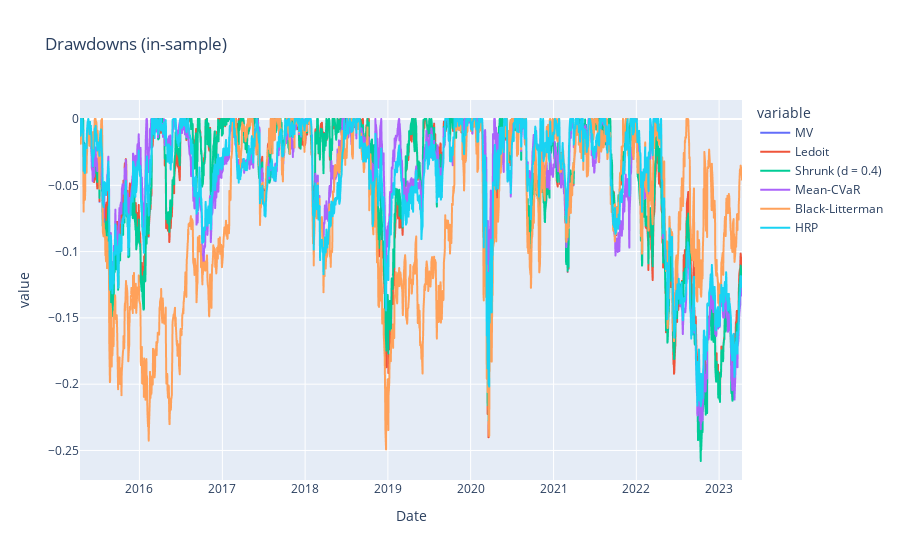

Notebook code for this chart:
### Code cell
px.line(in_sample_drawdowns, title = 'Drawdowns (in-sample)')

### Figure 1 — Plotly figure (JSON) as saved in the notebook; plotly's stock layout.template omitted (floating-point values rounded to 4 significant figures; data arrays with more than 128 entries replaced by an {"elided": "..."} marker saying what was removed)
{"data": [{"hovertemplate": "variable=MV<br>Date=%{x}<br>value=%{y}<extra></extra>", "legendgroup": "MV", "line": {"color": "#636efa", "dash": "solid"}, "marker": {"symbol": "circle"}, "mode": "lines", "name": "MV", "showlegend": true, "type": "scattergl", "x": {"elided": "2014 str values"}, "xaxis": "x", "y": {"elided": "2014 float values"}, "yaxis": "y"}, {"hovertemplate": "variable=Ledoit<br>Date=%{x}<br>value=%{y}<extra></extra>", "legendgroup": "Ledoit", "line": {"color": "#EF553B", "dash": "solid"}, "marker": {"symbol": "circle"}, "mode": "lines", "name": "Ledoit", "showlegend": true, "type": "scattergl", "x": {"elided": "2014 str values"}, "xaxis": "x", "y": {"elided": "2014 float values"}, "yaxis": "y"}, {"hovertemplate": "variable=Shrunk (d = 0.4)<br>Date=%{x}<br>value=%{y}<extra></extra>", "legendgroup": "Shrunk (d = 0.4)", "line": {"color": "#00cc96", "dash": "solid"}, "marker": {"symbol": "circle"}, "mode": "lines", "name": "Shrunk (d = 0.4)", "showlegend": true, "type": "scattergl", "x": {"elided": "2014 str values"}, "xaxis": "x", "y": {"elided": "2014 float values"}, "yaxis": "y"}, {"hovertemplate": "variable=Mean-CVaR<br>Date=%{x}<br>value=%{y}<extra></extra>", "legendgroup": "Mean-CVaR", "line": {"color": "#ab63fa", "dash": "solid"}, "marker": {"symbol": "circle"}, "mode": "lines", "name": "Mean-CVaR", "showlegend": true, "type": "scattergl", "x": {"elided": "2014 str values"}, "xaxis": "x", "y": {"elided": "2014 float values"}, "yaxis": "y"}, {"hovertemplate": "variable=Black-Litterman<br>Date=%{x}<br>value=%{y}<extra></extra>", "legendgroup": "Black-Litterman", "line": {"color": "#FFA15A", "dash": "solid"}, "marker": {"symbol": "circle"}, "mode": "lines", "name": "Black-Litterman", "showlegend": true, "type": "scattergl", "x": {"elided": "2014 str values"}, "xaxis": "x", "y": {"elided": "2014 float values"}, "yaxis": "y"}, {"hovertemplate": "variable=HRP<br>Date=%{x}<br>value=%{y}<extra></extra>", "legendgroup": "HRP", "line": {"color": "#19d3f3", "dash": "solid"}, "marker": {"symbol": "circle"}, "mode": "lines", "name": "HRP", "showlegend": true, "type": "scattergl", "x": {"elided": "2014 str values"}, "xaxis": "x", "y": {"elided": "2014 float values"}, "yaxis": "y"}], "layout": {"legend": {"title": {"text": "variable"}, "tracegroupgap": 0}, "title": {"text": "Drawdowns (in-sample)"}, "xaxis": {"anchor": "y", "domain": [0, 1], "title": {"text": "Date"}}, "yaxis": {"anchor": "x", "domain": [0, 1], "title": {"text": "value"}}}}
